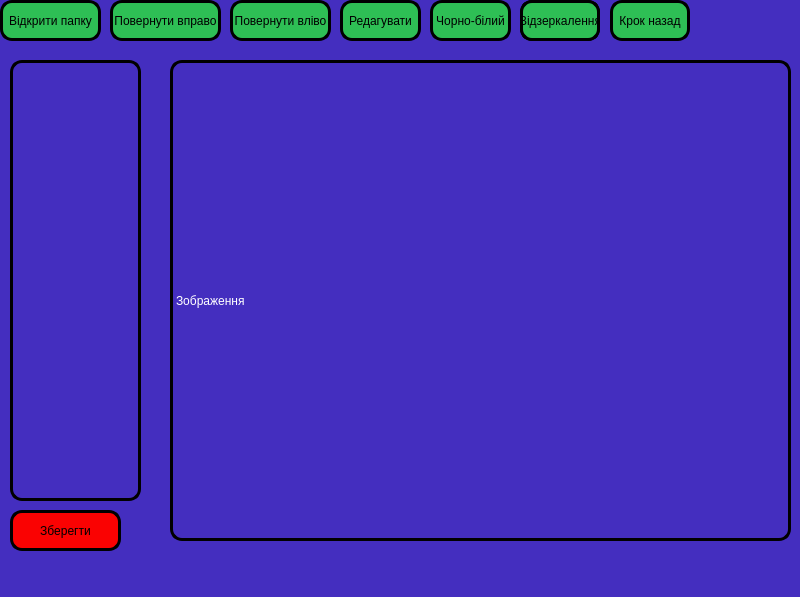
<?xml version="1.0" encoding="UTF-8"?>
<ui version="4.0">
 <class>MainWindow</class>
 <widget class="QMainWindow" name="MainWindow">
  <property name="geometry">
   <rect>
    <x>0</x>
    <y>0</y>
    <width>800</width>
    <height>597</height>
   </rect>
  </property>
  <property name="windowTitle">
   <string>easy.editor</string>
  </property>
  <property name="styleSheet">
   <string notr="true">background: #442ebf;
color: black;
font size: 20px;</string>
  </property>
  <widget class="QWidget" name="centralwidget">
   <widget class="QPushButton" name="folder_btn">
    <property name="geometry">
     <rect>
      <x>0</x>
      <y>0</y>
      <width>101</width>
      <height>41</height>
     </rect>
    </property>
    <property name="styleSheet">
     <string notr="true">background:#2ebf55;
border:3px solid black;
border-radius: 12px;</string>
    </property>
    <property name="text">
     <string>Відкрити папку</string>
    </property>
   </widget>
   <widget class="QPushButton" name="save_btn">
    <property name="geometry">
     <rect>
      <x>10</x>
      <y>510</y>
      <width>111</width>
      <height>41</height>
     </rect>
    </property>
    <property name="styleSheet">
     <string notr="true">background:#fa0202;
border:3px solid black;
border-radius: 12px;</string>
    </property>
    <property name="text">
     <string>Зберегти</string>
    </property>
   </widget>
   <widget class="QPushButton" name="right_btn">
    <property name="geometry">
     <rect>
      <x>110</x>
      <y>0</y>
      <width>111</width>
      <height>41</height>
     </rect>
    </property>
    <property name="styleSheet">
     <string notr="true">background:#2ebf55;
border:3px solid black;
border-radius: 12px;</string>
    </property>
    <property name="text">
     <string>Повернути вправо</string>
    </property>
   </widget>
   <widget class="QPushButton" name="left_btn">
    <property name="geometry">
     <rect>
      <x>230</x>
      <y>0</y>
      <width>101</width>
      <height>41</height>
     </rect>
    </property>
    <property name="styleSheet">
     <string notr="true">background:#2ebf55;
border:3px solid black;
border-radius: 12px;</string>
    </property>
    <property name="text">
     <string>Повернути вліво</string>
    </property>
   </widget>
   <widget class="QPushButton" name="edit_btn">
    <property name="geometry">
     <rect>
      <x>340</x>
      <y>0</y>
      <width>81</width>
      <height>41</height>
     </rect>
    </property>
    <property name="styleSheet">
     <string notr="true">background:#2ebf55;
border:3px solid black;
border-radius: 12px;</string>
    </property>
    <property name="text">
     <string>Редагувати</string>
    </property>
   </widget>
   <widget class="QPushButton" name="BW_btn">
    <property name="geometry">
     <rect>
      <x>430</x>
      <y>0</y>
      <width>81</width>
      <height>41</height>
     </rect>
    </property>
    <property name="styleSheet">
     <string notr="true">background:#2ebf55;
border:3px solid black;
border-radius: 12px;</string>
    </property>
    <property name="text">
     <string>Чорно-білий</string>
    </property>
   </widget>
   <widget class="QLabel" name="image_label">
    <property name="geometry">
     <rect>
      <x>170</x>
      <y>60</y>
      <width>621</width>
      <height>481</height>
     </rect>
    </property>
    <property name="styleSheet">
     <string notr="true">color:white;
border: 3px solid black;
border-radius: 12px;
</string>
    </property>
    <property name="text">
     <string>Зображення</string>
    </property>
   </widget>
   <widget class="QPushButton" name="pushButton_7">
    <property name="geometry">
     <rect>
      <x>520</x>
      <y>0</y>
      <width>80</width>
      <height>41</height>
     </rect>
    </property>
    <property name="styleSheet">
     <string notr="true">background:#2ebf55;
border:3px solid black;
border-radius: 12px;</string>
    </property>
    <property name="text">
     <string>Відзеркалення</string>
    </property>
   </widget>
   <widget class="QPushButton" name="mirror_btn">
    <property name="geometry">
     <rect>
      <x>520</x>
      <y>0</y>
      <width>80</width>
      <height>41</height>
     </rect>
    </property>
    <property name="styleSheet">
     <string notr="true">background:#2ebf55;
border:3px solid black;
border-radius: 12px;</string>
    </property>
    <property name="text">
     <string>Відзеркалення</string>
    </property>
   </widget>
   <widget class="QListWidget" name="image_list">
    <property name="geometry">
     <rect>
      <x>10</x>
      <y>60</y>
      <width>131</width>
      <height>441</height>
     </rect>
    </property>
    <property name="styleSheet">
     <string notr="true">color:white;
border: 3px solid black;
border-radius: 12px;
</string>
    </property>
   </widget>
   <widget class="QPushButton" name="back_btn">
    <property name="geometry">
     <rect>
      <x>610</x>
      <y>0</y>
      <width>80</width>
      <height>41</height>
     </rect>
    </property>
    <property name="styleSheet">
     <string notr="true">background:#2ebf55;
border:3px solid black;
border-radius: 12px;</string>
    </property>
    <property name="text">
     <string>Крок назад</string>
    </property>
   </widget>
  </widget>
  <widget class="QMenuBar" name="menubar">
   <property name="geometry">
    <rect>
     <x>0</x>
     <y>0</y>
     <width>800</width>
     <height>21</height>
    </rect>
   </property>
  </widget>
  <widget class="QStatusBar" name="statusbar"/>
 </widget>
 <resources/>
 <connections/>
</ui>
